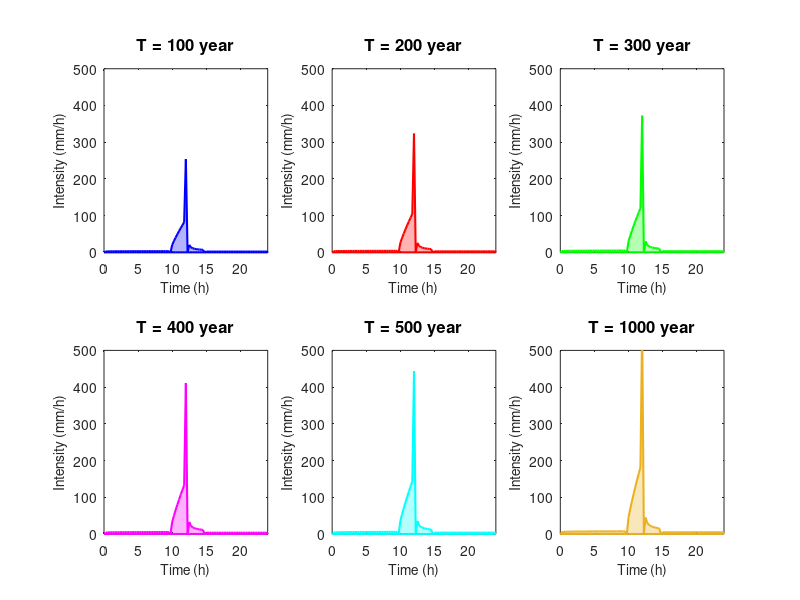

Source code (MATLAB):
% =========================================================================
% HYETOGRAMMES DE PLUIE SCS TYPE II EN SUBPLOTS (CORRIGÉ & OPTIMISÉ)
% =========================================================================


% --- 1. Données des pluies cumulées sur 24h (Gumbel) ---
P_24h = [226.5247, 288.5994, 332.1385, 366.8058, 396.0872, 502.3161];
T_retour = [100, 200, 300, 400, 500, 1000];

% --- 2. Discrétisation temporelle ---
dt = 0.25; % 15 minutes
t_pluie = 0:dt:24;

% --- 3. Initialisation de la figure ---
hFig = figure('Color', 'w', 'Position', [100, 100, 1200, 700]);
couleurs = {'b', 'r', 'g', 'm', 'c', [0.92, 0.69, 0.12]};

% --- 4. Génération de la courbe adimensionnelle SCS Type II (Vectorisée) ---
% Approximation standardisée et continue de la courbe SCS Type II
F = zeros(size(t_pluie));
F(t_pluie <= 0) = 0;
F(t_pluie > 0 & t_pluie <= 9.5)   = 0.0116 * t_pluie(t_pluie > 0 & t_pluie <= 9.5).^1.07;
F(t_pluie > 9.5 & t_pluie <= 11.8) = 0.12 + 0.11 * (t_pluie(t_pluie > 9.5 & t_pluie <= 11.8) - 9.5).^1.8;
F(t_pluie > 11.8 & t_pluie <= 12.2)= 0.44 + 1.45 * (t_pluie(t_pluie > 11.8 & t_pluie <= 12.2) - 11.8).^0.75;
F(t_pluie > 12.2 & t_pluie <= 14.5)= 0.81 + 0.07 * (t_pluie(t_pluie > 12.2 & t_pluie <= 14.5) - 12.2).^0.6;
F(t_pluie > 14.5 & t_pluie < 24)   = 0.91 + 0.0095 * (t_pluie(t_pluie > 14.5 & t_pluie < 24) - 14.5);
F(t_pluie >= 24) = 1.0;

% --- 5. Boucle sur les périodes de retour ---
for i = 1:length(P_24h)
    % Pluie cumulative pour la période de retour i
    P_cum = F * P_24h(i);
    
    % Calcul de la pluie incrémentale (différence finie)
    dP = [0, diff(P_cum)]; 
    dP(dP < 0) = 0;
    
    % Conversion en Intensité (mm/h)
    Intensite = dP / dt;
    
    % --- Affichage Graphique ---
    subplot(2, 3, i);
    area(t_pluie, Intensite, 'FaceColor', couleurs{i}, 'FaceAlpha', 0.3, 'EdgeColor', couleurs{i}, 'LineWidth', 1.5);
    
    % Configuration des axes
    box on; 
    grid off; % Activé pour une meilleure lecture des pics
    xlim([0 24]); 
    ylim([0 500]); % Augmenté légèrement pour ne pas étouffer le graphe T=1000
    
    % Titres et labels
    title(['T = ' num2str(T_retour(i)) ' year'], 'FontSize', 12, 'FontWeight', 'bold');
    xlabel('Time (h)', 'FontSize', 10);
    ylabel('Intensity (mm/h)', 'FontSize', 10);
end

% --- 6. Enregistrement Haute Résolution ---
% exportgraphics est plus performant que saveas pour conserver la mise en page
exportgraphics(hFig, 'hyetogrammesBIEN OK.png', 'Resolution', 300);
fprintf('\n-> L''image haute résolution a été enregistrée : "hyetogrammesBIEN OK.png"\n');
